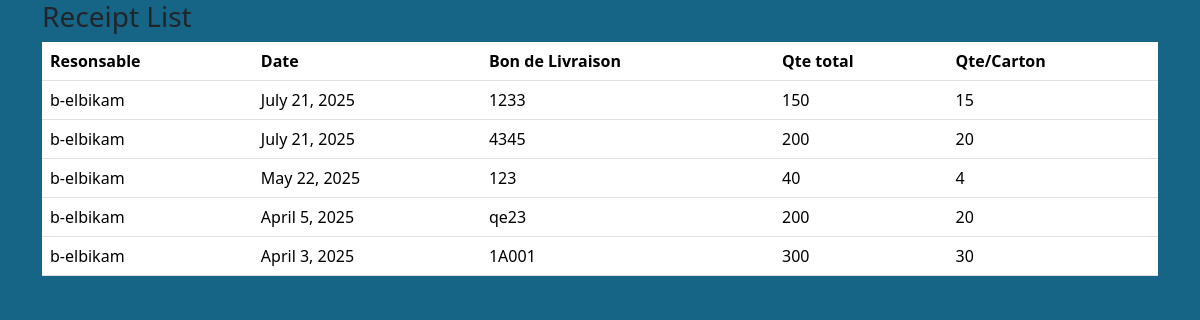
Page /stock/receipt/list on the committed database.
### stock/models.py (models this page shows, shortened)
class Receipt(models.Model):
    user = models.ForeignKey(User,on_delete=models.DO_NOTHING)
    date = models.DateField(auto_now_add=True)  # Only set on creation
    bon_de_livraison = models.CharField(max_length=50)
    qte_total = models.PositiveIntegerField()
    qte_by_carton = models.PositiveIntegerField()
    @property
    def get_qte_carton(self):
        total_carton = 0
        items = self.items.all()
        for item in items:
            carton = item.quantity//item.unit_by_carton
            total_carton += carton
        return total_carton
    @property
    def get_qte_total(self):
        qteTotal = 0
        items = self.items.all()
        for item in items:
            qteTotal += item.quantity
        return qteTotal

class ReceiptItem(models.Model):
    receipt = models.ForeignKey(Receipt,  related_name='items',on_delete=models.DO_NOTHING, null=True, verbose_name="Receipt",blank=True)
    item = models.ForeignKey(Item, on_delete=models.CASCADE)
    description = models.CharField(max_length=255, blank=True, null=True)
    quantity = models.PositiveIntegerField()
    unit_by_carton = models.PositiveSmallIntegerField()
    cost_price = models.DecimalField(max_digits=10, decimal_places=2, default=0.00)  # New field for cost price

### stock/views.py (the view)
# urls.py: path('receipt/list', ReceiptListView.as_view(), name='receipt_list'),  # Receipt list view
class ReceiptListView(ListView):
    model = Receipt
    template_name = 'stock/receipt_list.html'  # Template for the receipt list
    context_object_name = 'receipts'  # Context variable for the list of receipts
    def get_queryset(self):
        return super().get_queryset().order_by('-date')  # Order by date descending

### stock/context_processors.py (called while the page is built)
def stock_alerts(request):
    alerts = []
    items = StockAlert.objects.all()
    for item in items:
        if item.item.get_current_qte < item.threshold:
            alerts.append(item)
    return {
        'stock_alerts': alerts  # Make stock_alerts available in templates
    }

### stock/templates/stock/receipt_list.html (shortened to what this page needs)
{% extends 'stock/base.html' %}
{% block content %}
<h3>Receipt List</h3>
<table class="table">
    <thead>
        <tr>
            <th>Resonsable </th>
            <th>Date</th>
            <th>Bon de Livraison</th>
            <th>Qte total </th>
            <th>Qte/Carton</th>
        </tr>
    </thead>
    <tbody>
        {% for receipt in receipts %}
        <tr>
            <td>{{ receipt.user }}</td>
            <td>{{ receipt.date }}</td>
            <td>{{ receipt.bon_de_livraison }}</td>
            <td>{{ receipt.get_qte_total }}</td>
            <td>{{ receipt.get_qte_carton }}</td>
        </tr>
        {% empty %}
        <tr>
            <td colspan="3">No receipts found.</td>
        </tr>
        {% endfor %}
    </tbody>
</table>
{% endblock %}

### static/css/style.css (style rules this page uses)
body { background-color: rgb(22, 101, 134); }

### rows in the picture
Receipt: user "b-elbikam", date "July 21, 2025", bon_de_livraison "1233", get_qte_total "150", get_qte_carton "15"
Receipt: user "b-elbikam", date "July 21, 2025", bon_de_livraison "4345", get_qte_total "200", get_qte_carton "20"
Receipt: user "b-elbikam", date "May 22, 2025", bon_de_livraison "123", get_qte_total "40", get_qte_carton "4"
Receipt: user "b-elbikam", date "April 5, 2025", bon_de_livraison "qe23", get_qte_total "200", get_qte_carton "20"
Receipt: user "b-elbikam", date "April 3, 2025", bon_de_livraison "1A001", get_qte_total "300", get_qte_carton "30"
